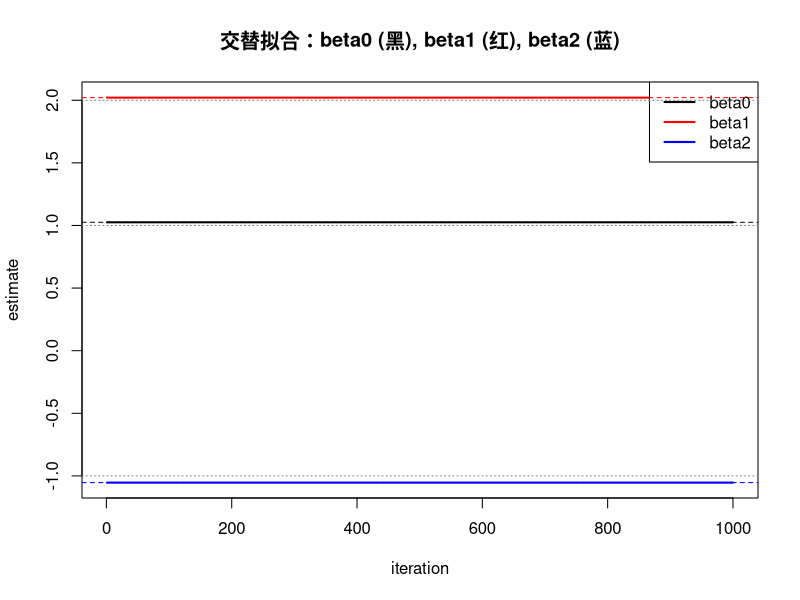

This figure's R source:
set.seed(1)

# 数据生成
n <- 100
x1 <- rnorm(n)
x2 <- rnorm(n)
beta0_true <- 1.0
beta1_true <- 2.0
beta2_true <- -1.0
y <- beta0_true + beta1_true * x1 + beta2_true * x2 + rnorm(n, sd = 1)

# 多元线性回归（作为比较基准）
full <- lm(y ~ x1 + x2)
coef_full <- coef(full)  # (Intercept), x1, x2

# 交替拟合参数初始化
iters <- 1000
beta0_rec <- numeric(iters)
beta1_rec <- numeric(iters)
beta2_rec <- numeric(iters)

beta2 <- runif(1, -1, 1)   # 随机初始化 β2（题目要求可任意）
beta1 <- 0
beta0 <- 0

for(i in 1:iters){
  # (c) 固定 beta2，拟合 a = y - beta2*x2 = beta0 + beta1*x1 + eps
  a1 <- y - beta2 * x2
  fit1 <- lm(a1 ~ x1)
  beta0 <- coef(fit1)[1]
  beta1 <- coef(fit1)[2]

  # (d) 固定 beta1，拟合 a = y - beta1*x1 = beta0 + beta2*x2 + eps
  a2 <- y - beta1 * x1
  fit2 <- lm(a2 ~ x2)
  beta0 <- coef(fit2)[1]
  beta2 <- coef(fit2)[2]

  # 存储每次迭代结果（记录在完成一次(c)+(d)之后）
  beta0_rec[i] <- beta0
  beta1_rec[i] <- beta1
  beta2_rec[i] <- beta2
}

# 输出最后几次估计值作为检查
cat("最后 5 次迭代的估计（beta0, beta1, beta2）：\n")
print(tail(data.frame(beta0=beta0_rec, beta1=beta1_rec, beta2=beta2_rec), 5))

matplot(1:iters, cbind(beta0_rec, beta1_rec, beta2_rec), type = "l", lwd = 2,
        col = c("black", "red", "blue"), lty = 1,
        xlab = "iteration", ylab = "estimate",
        main = "交替拟合：beta0 (黑), beta1 (红), beta2 (蓝)")
legend("topright", legend = c("beta0","beta1","beta2"), col = c("black","red","blue"), lwd=2)

# 叠加多元回归的估计（水平虚线）
abline(h = coef_full["(Intercept)"], col = "black", lty = 2)
abline(h = coef_full["x1"], col = "red", lty = 2)
abline(h = coef_full["x2"], col = "blue", lty = 2)

abline(h = beta0_true, col = "gray50", lty = 3)
abline(h = beta1_true, col = "gray50", lty = 3)
abline(h = beta2_true, col = "gray50", lty = 3)

# 比较收敛值与多元回归结果
cat("\n多元回归系数 (lm):\n"); print(coef_full)
cat("\n交替拟合最后一次估计:\n"); print(c(beta0 = beta0, beta1 = beta1, beta2 = beta2))